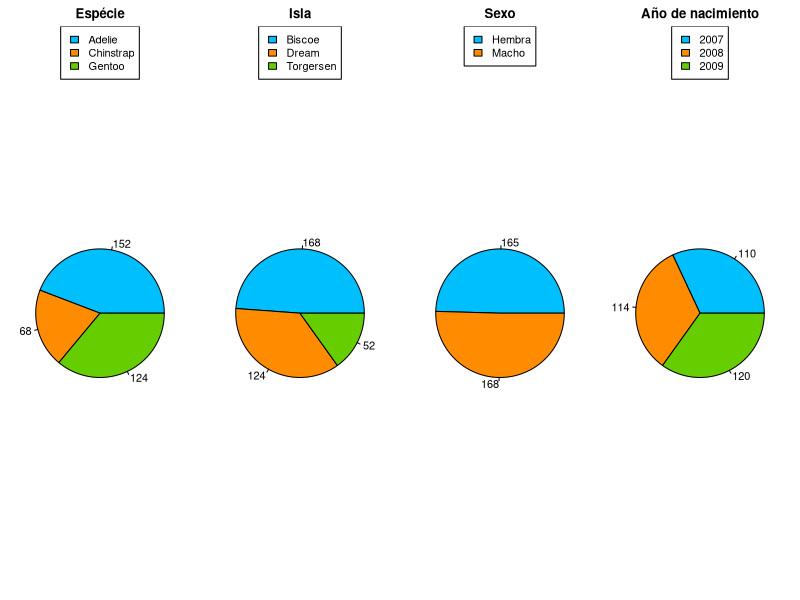
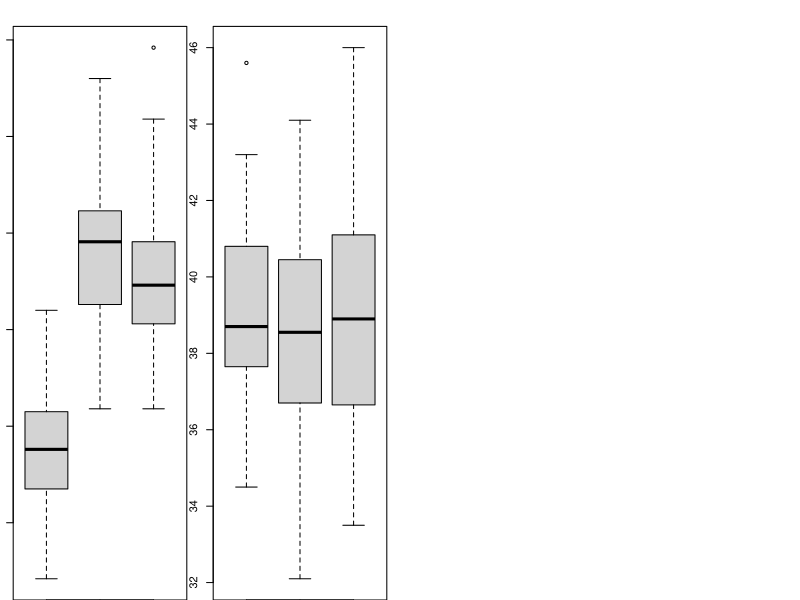
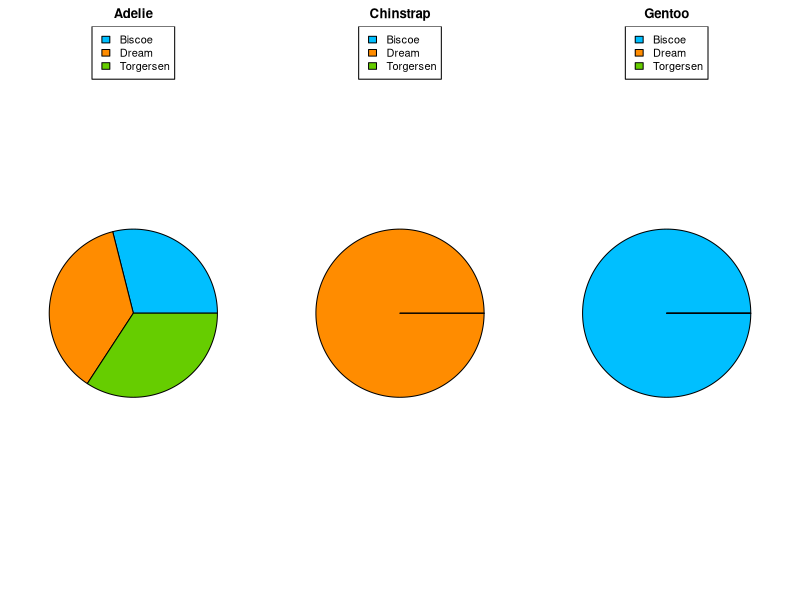

Reproduce these figures in R, in order.
## ---- chunk 1
knitr::opts_chunk$set(echo = FALSE)
## ---- chunk 2
#install.packages("palmerpenguins",dep=TRUE)
library("palmerpenguins")
## ---- chunk 3
nvariables = length(penguins)
nobservaciones = nrow(penguins)
## ---- chunk 4
ls(penguins)
## ---- chunk 5
clasevariable = class(penguins$species)
## ---- chunk 6
summary(penguins$species)
## ---- chunk 7
clasevariable = class(penguins$island)
## ---- chunk 8
summary(penguins$island)
## ---- chunk 9
clasevariable = class(penguins$bill_length_mm)
## ---- chunk 10
summary(penguins$bill_length_mm)
desviacion = sd(na.omit(penguins$bill_length_mm))
## ---- chunk 11
clasevariable = class(penguins$bill_depth_mm)
## ---- chunk 12
summary(penguins$bill_depth_mm)
desviacion = sd(na.omit(penguins$bill_depth_mm))
## ---- chunk 13
clasevariable = class(penguins$flipper_length_mm)
## ---- chunk 14
summary(penguins$flipper_length_mm)
desviacion = sd(na.omit(penguins$flipper_length_mm))
## ---- chunk 15
clasevariable = class(penguins$body_mass_g)
## ---- chunk 16
summary(penguins$body_mass_g)
desviacion = sd(na.omit(penguins$body_mass_g))
## ---- chunk 17
clasevariable = class(penguins$sex)
## ---- chunk 18
summary(penguins$sex)
## ---- chunk 19
clasevariable = class(penguins$year)
## ---- chunk 20
summary(as.factor(penguins$year))
## ---- chunk 21
par(mfrow=c(1,4), mar=c(0,1,2,1))

nAdelie = length(which(penguins$species == "Adelie"))
nChinstrap = length(which(penguins$species == "Chinstrap"))
nGentoo = length(which(penguins$species == "Gentoo"))
slices = c(nAdelie, nChinstrap, nGentoo)
lbls = c(nAdelie, nChinstrap, nGentoo)

pie(slices, main = "Espécie", labels = lbls, col = c("deepskyblue", "darkorange", "chartreuse3"))
legend("top", c("Adelie", "Chinstrap", "Gentoo"), cex = 1, fill = c("deepskyblue", "darkorange", "chartreuse3"))


nBiscoe = length(which(penguins$island == "Biscoe"))
nDream = length(which(penguins$island == "Dream"))
nTorgersen = length(which(penguins$island == "Torgersen"))
slices = c(nBiscoe, nDream, nTorgersen)
lbls = c(nBiscoe, nDream, nTorgersen)

pie(slices, main = "Isla", labels = lbls, col = c("deepskyblue", "darkorange", "chartreuse3"))
legend("top", c("Biscoe", "Dream", "Torgersen"), cex = 1, fill = c("deepskyblue", "darkorange", "chartreuse3"))


nFemale = length(which(penguins$sex == "female"))
nMale = length(which(penguins$sex == "male"))
slices = c(nFemale, nMale)
lbls = c(nFemale, nMale)

pie(slices, main = "Sexo", labels = lbls, col = c("deepskyblue", "darkorange"))
legend("top", c("Hembra", "Macho"), cex = 1, fill = c("deepskyblue", "darkorange"))


n2007 = length(which(penguins$year == "2007"))
n2008 = length(which(penguins$year == "2008"))
n2009 = length(which(penguins$year == "2009"))
slices = c(n2007, n2008, n2009)
lbls = c(n2007, n2008, n2009)

pie(slices, main = "Año de nacimiento", labels = lbls, col = c("deepskyblue", "darkorange", "chartreuse3"))
legend("top", c("2007", "2008", "2009"), cex = 1, fill = c("deepskyblue", "darkorange", "chartreuse3"))
## ---- chunk 22
boxplot(penguins$bill_length_mm~penguins$species,ylab = "Longitud del pico",xlab = "Especies")
## ---- chunk 23
t.test(penguins$bill_length_mm[penguins$species=="Adelie"],penguins$bill_length_mm[penguins$species=="Gentoo"],conf.level = 0.95,alternative = "less",paired = FALSE,var.equal = FALSE)

t.test(penguins$bill_length_mm[penguins$species=="Adelie"],penguins$bill_length_mm[penguins$species=="Chinstrap"],conf.level = 0.95,alternative = "less",paired = FALSE,var.equal = FALSE)

## ---- chunk 24
table(penguins$island[penguins$species=="Adelie"])
table(penguins$island[penguins$species=="Gentoo"])
table(penguins$island[penguins$species=="Chinstrap"])
## ---- chunk 25
boxplot(penguins$bill_length_mm[penguins$species=="Adelie"]~penguins$island[penguins$species=="Adelie"],ylab = "Longitud del pico de Adelie",xlab = "Islas")
## ---- chunk 26
par(mfrow=c(1,3), mar=c(0,1.5,2,1.5))

islandBiscoe=length(which(penguins$island=="Biscoe" & penguins$species=="Adelie"))
islandDream=length(which(penguins$island=="Dream" & penguins$species=="Adelie"))
islandTorgersen=length(which(penguins$island=="Torgersen" & penguins$species=="Adelie"))
slices = c(islandBiscoe, islandDream, islandTorgersen)

pie(slices, main="Adelie", labels="",col=c("deepskyblue", "darkorange", "chartreuse3"))
legend("top", c("Biscoe", "Dream", "Torgersen"),cex=1, fill=c("deepskyblue", "darkorange", "chartreuse3"))


islandBiscoe=length(which(penguins$island=="Biscoe" & penguins$species=="Chinstrap"))
islandDream=length(which(penguins$island=="Dream" & penguins$species=="Chinstrap"))
islandTorgersen=length(which(penguins$island=="Torgersen" & penguins$species=="Chinstrap"))
slices = c(islandBiscoe, islandDream, islandTorgersen)

pie(slices, main="Chinstrap",labels="",col=c("deepskyblue", "darkorange", "chartreuse3"))
legend("top", c("Biscoe", "Dream", "Torgersen"),cex=1, fill=c("deepskyblue", "darkorange", "chartreuse3"))


islandBiscoe=length(which(penguins$island=="Biscoe" & penguins$species=="Gentoo"))
islandDream=length(which(penguins$island=="Dream" & penguins$species=="Gentoo"))
islandTorgersen=length(which(penguins$island=="Torgersen" & penguins$species=="Gentoo"))
slices = c(islandBiscoe, islandDream, islandTorgersen)

pie(slices, main="Gentoo",labels="",col=c("deepskyblue", "darkorange", "chartreuse3"))
legend("top", c("Biscoe", "Dream", "Torgersen"),cex=1, fill=c("deepskyblue", "darkorange", "chartreuse3"))
